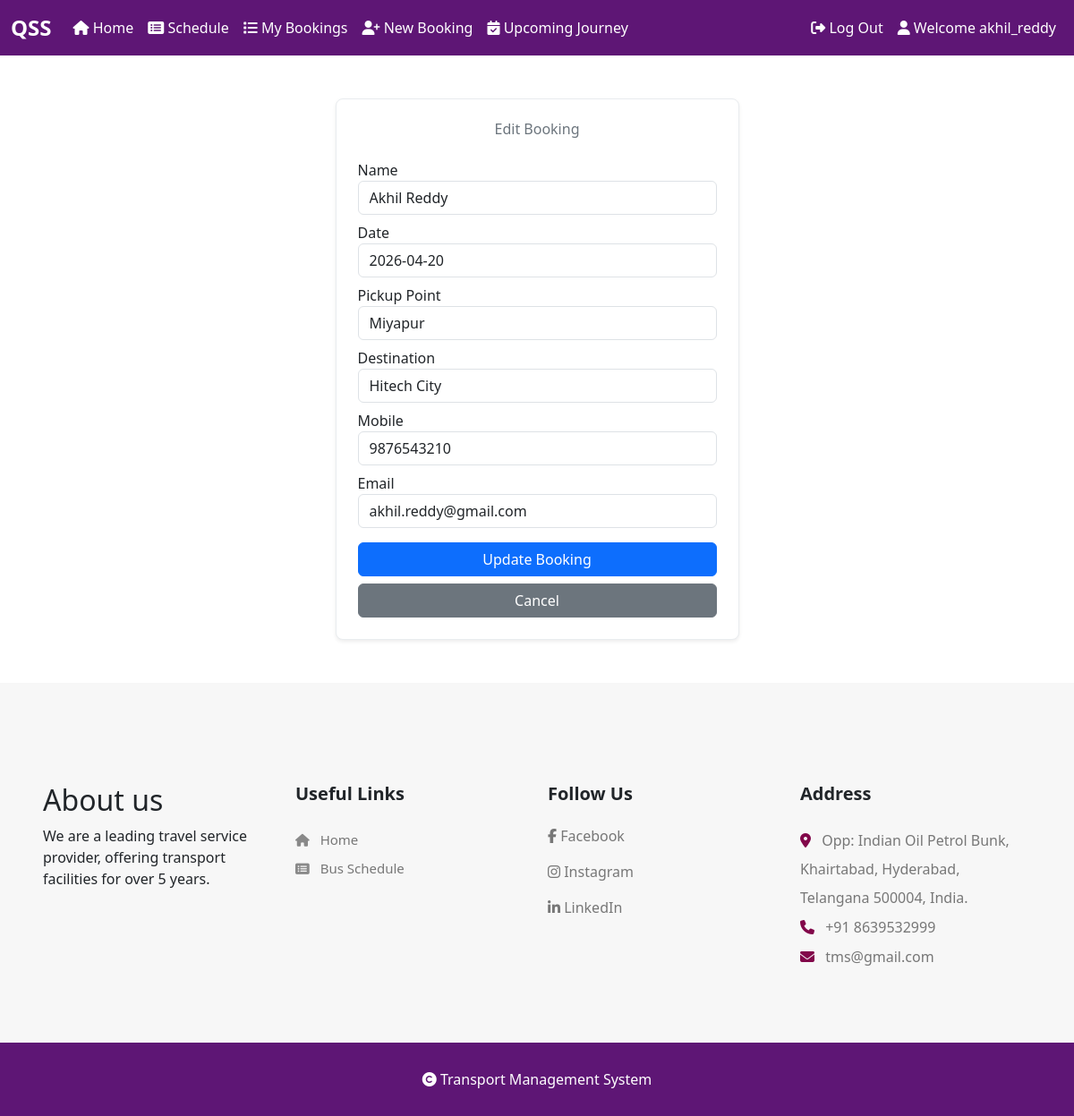
The page /views/user/update_booking.php?booking_id=1 (signed in) on the database its author committed.
### tables this page shows
CREATE TABLE booking (
    booking_id INT AUTO_INCREMENT PRIMARY KEY,
    username VARCHAR(50) DEFAULT NULL,
    name VARCHAR(100) NOT NULL,
    book_date DATE NOT NULL,
    pickup_point VARCHAR(100) NOT NULL,
    destination VARCHAR(100) NOT NULL,
    mobile VARCHAR(15) NOT NULL,
    email VARCHAR(100) NOT NULL,
    status TINYINT(1) DEFAULT 0,
    created_at TIMESTAMP DEFAULT CURRENT_TIMESTAMP
);

### views/user/update_booking.php (the view, shortened to what this page needs)
<?php
require_once __DIR__ . '/../../config/db.php';
$name = $book_date = $pickup_point = $destination = $mobile = $email = '';
if ($_SERVER['REQUEST_METHOD'] === 'POST') {
    $name         = trim($_POST['name']);
    $book_date    = trim($_POST['book_date']);
    $pickup_point = trim($_POST['pickup_point']);
    $destination  = trim($_POST['destination']);
    $mobile       = trim($_POST['mobile']);
    $email        = trim($_POST['email']);
    $booking_id   = (int)$_POST['booking_id'];
    if ($name && $book_date && $pickup_point && $destination && $mobile && $email) {
        $stmt = mysqli_prepare($connection,
            "UPDATE booking SET name=?, book_date=?, pickup_point=?, destination=?, mobile=?, email=? WHERE booking_id=? AND username=?");
        mysqli_stmt_bind_param($stmt, 'ssssssis', $name, $book_date, $pickup_point, $destination, $mobile, $email, $booking_id, $_SESSION['username']);
        if (mysqli_stmt_execute($stmt)) {
            header('Location: /views/user/mybooking.php');
            exit();
        }
    }
} else {
    $id = (int)($_GET['booking_id'] ?? 0);
    $stmt = mysqli_prepare($connection, "SELECT * FROM booking WHERE booking_id = ? AND username = ?");
    mysqli_stmt_bind_param($stmt, 'is', $id, $_SESSION['username']);
    mysqli_stmt_execute($stmt);
    $result = mysqli_stmt_get_result($stmt);
    if ($row = mysqli_fetch_assoc($result)) {
        $name = $row['name']; $book_date = $row['book_date'];
        $pickup_point = $row['pickup_point']; $destination = $row['destination'];
        $mobile = $row['mobile']; $email = $row['email'];
    } else { header('Location: /views/user/mybooking.php'); exit(); }
}
?>
<!DOCTYPE html>
<html lang="en">
<head><?php include __DIR__ . '/../layout/head.php'; ?>
  <link rel="stylesheet" href="https://code.jquery.com/ui/1.12.1/themes/base/jquery-ui.css">
</head>
<body>
<?php include __DIR__ . '/../layout/navbar.php'; ?>
<section class="py-3 py-md-5">
  <div class="container">
    <div class="row justify-content-center">
      <div class="col-12 col-sm-10 col-md-8 col-lg-6 col-xl-5">
        <div class="card border border-light-subtle rounded-3 shadow-sm">
          <div class="card-body p-4">
            <h2 class="fs-6 fw-normal text-center text-secondary mb-4">Edit Booking</h2>
            <form action="" method="POST">
              <div class="mb-2"><label>Name</label><input type="text" name="name" class="form-control" value="<?= htmlspecialchars($name) ?>" pattern="[A-Za-z0-9 ]+" required></div>
              <div class="mb-2"><label>Date</label><input type="text" name="book_date" id="book_date" class="form-control" value="<?= htmlspecialchars($book_date) ?>" required></div>
              <div class="mb-2"><label>Pickup Point</label><input type="text" name="pickup_point" class="form-control" value="<?= htmlspecialchars($pickup_point) ?>" pattern="[A-Za-z0-9 ]+" required></div>
              <div class="mb-2"><label>Destination</label><input type="text" name="destination" class="form-control" value="<?= htmlspecialchars($destination) ?>" pattern="[A-Za-z0-9 ]+" required></div>
              <div class="mb-2"><label>Mobile</label><input type="tel" name="mobile" class="form-control" value="<?= htmlspecialchars($mobile) ?>" pattern="^[6-9]{1}[0-9]{9}$" required></div>
              <div class="mb-2"><label>Email</label><input type="email" name="email" class="form-control" value="<?= htmlspecialchars($email) ?>" required></div>
              <div class="d-grid gap-2 mt-3">
                <input type="submit" class="btn btn-primary" value="Update Booking">
                <a href="/views/user/mybooking.php" class="btn btn-secondary">Cancel</a>
              </div>
            </form>
          </div>
        </div>
      </div>
    </div>
  </div>
</section>
<?php include __DIR__ . '/../layout/footer.php'; ?>
</body>
</html>

### public/assets/css/footer.css (style rules this page uses)
* { -webkit-box-sizing:border-box; -moz-box-sizing:border-box; -o-box-sizing:border-box; -ms-box-sizing:border-box; box-sizing:border-box; }
body { background: #fff; max-width:1920px; margin:0 auto; overflow-x:hidden; }
a { text-decoration:none; }

### views/user/update_booking.php (style rules this page uses)
body { background-color:#96C291; }
#book_date { background-color:white; }

### rows shown on the page
booking: name "Akhil Reddy", book_date "2026-04-20", pickup_point "Miyapur", destination "Hitech City", mobile "9876543210", email "akhil.reddy@gmail.com"

### other values the page prints
$_SESSION['username'] "akhil_reddy"
